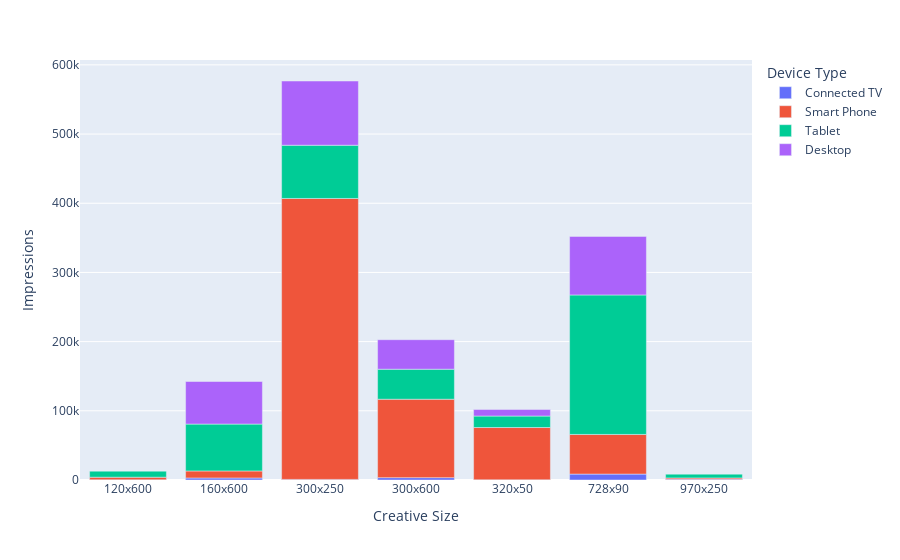

Source (notebook cell):
### Code cell
fig = px.bar(creative_size_popularity, x = 'Creative Size', y = 'Impressions', color = 'Device Type')
fig.show()

### Figure 1 — Plotly figure (JSON) as saved in the notebook; plotly's stock layout.template omitted (floating-point values rounded to 4 significant figures)
{"data": [{"alignmentgroup": "True", "hovertemplate": "Device Type=Connected TV<br>Creative Size=%{x}<br>Impressions=%{y}<extra></extra>", "legendgroup": "Connected TV", "marker": {"color": "#636efa"}, "name": "Connected TV", "offsetgroup": "Connected TV", "orientation": "v", "showlegend": true, "textposition": "auto", "type": "bar", "x": ["120x600", "160x600", "300x250", "300x600", "320x50", "728x90", "970x250"], "xaxis": "x", "y": [308, 2954, 872, 3431, 240, 8551, 1152], "yaxis": "y"}, {"alignmentgroup": "True", "hovertemplate": "Device Type=Smart Phone<br>Creative Size=%{x}<br>Impressions=%{y}<extra></extra>", "legendgroup": "Smart Phone", "marker": {"color": "#EF553B"}, "name": "Smart Phone", "offsetgroup": "Smart Phone", "orientation": "v", "showlegend": true, "textposition": "auto", "type": "bar", "x": ["120x600", "160x600", "300x250", "300x600", "320x50", "728x90", "970x250"], "xaxis": "x", "y": [3721, 10142, 406054, 113307, 75597, 57286, 1866], "yaxis": "y"}, {"alignmentgroup": "True", "hovertemplate": "Device Type=Tablet<br>Creative Size=%{x}<br>Impressions=%{y}<extra></extra>", "legendgroup": "Tablet", "marker": {"color": "#00cc96"}, "name": "Tablet", "offsetgroup": "Tablet", "orientation": "v", "showlegend": true, "textposition": "auto", "type": "bar", "x": ["120x600", "160x600", "300x250", "300x600", "320x50", "728x90", "970x250"], "xaxis": "x", "y": [8781, 67728, 76915, 43389, 16579, 201617, 5459], "yaxis": "y"}, {"alignmentgroup": "True", "hovertemplate": "Device Type=Desktop<br>Creative Size=%{x}<br>Impressions=%{y}<extra></extra>", "legendgroup": "Desktop", "marker": {"color": "#ab63fa"}, "name": "Desktop", "offsetgroup": "Desktop", "orientation": "v", "showlegend": true, "textposition": "auto", "type": "bar", "x": ["160x600", "300x250", "300x600", "320x50", "728x90"], "xaxis": "x", "y": [61527, 92852, 42662, 9419, 84614], "yaxis": "y"}], "layout": {"barmode": "relative", "legend": {"title": {"text": "Device Type"}, "tracegroupgap": 0}, "margin": {"t": 60}, "xaxis": {"anchor": "y", "domain": [0, 1], "title": {"text": "Creative Size"}}, "yaxis": {"anchor": "x", "domain": [0, 1], "title": {"text": "Impressions"}}}}
